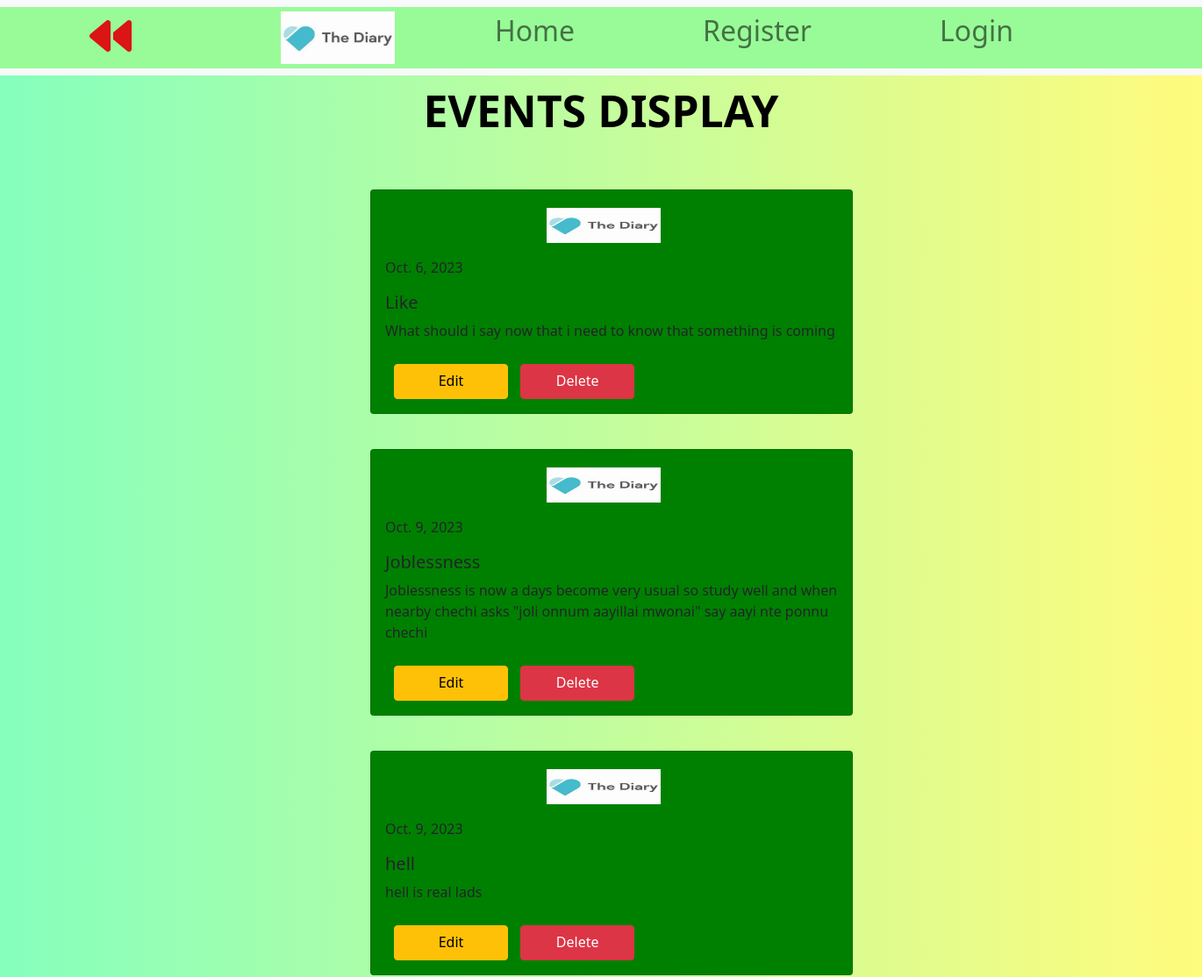
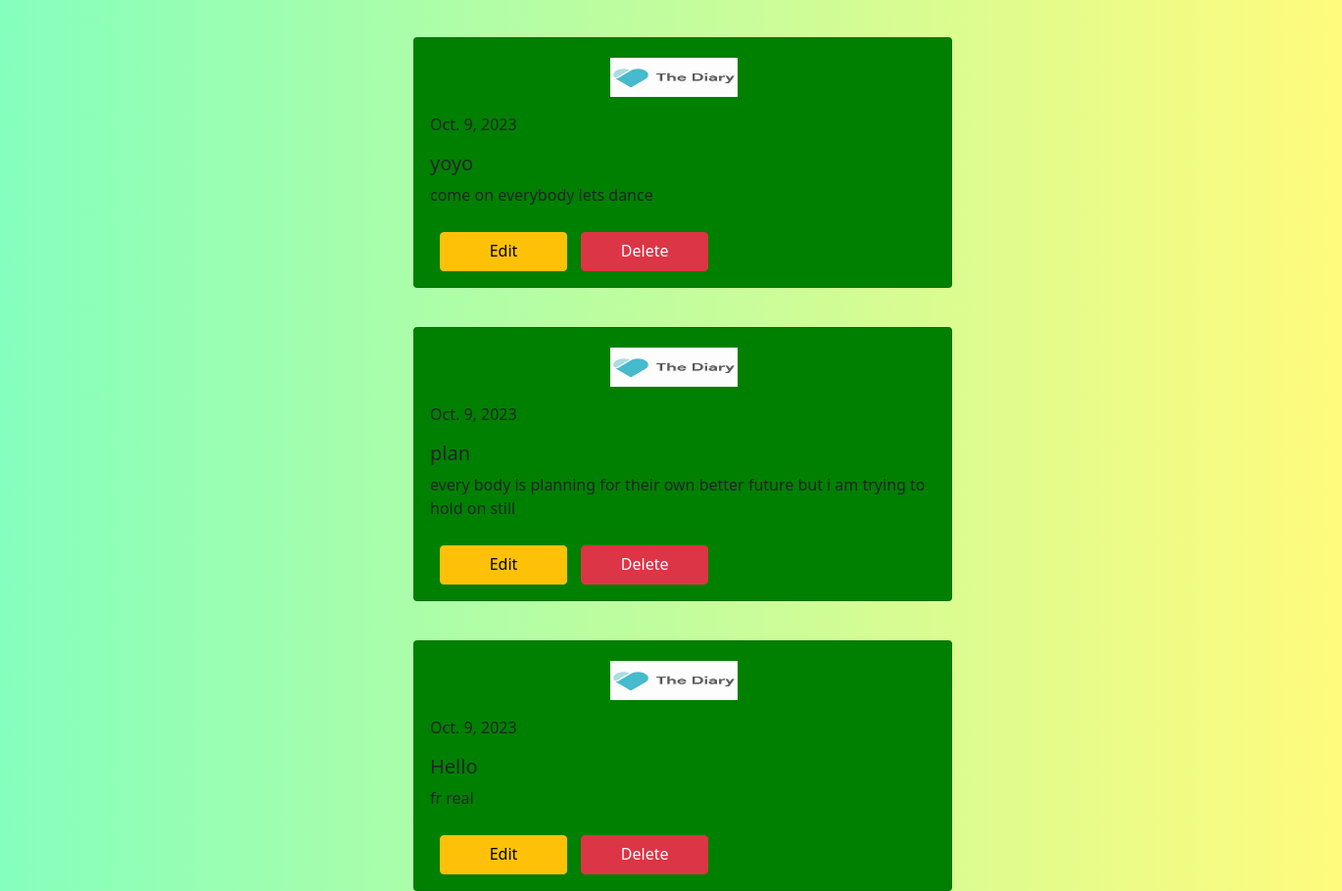
Screenshot of /diaryapp/admnNewsdisp/ with the database file from the repository (2 pictures, top to bottom).
### diaryapp/models.py (models this page shows)
class admnnewsmodel(models.Model):
    topic=models.CharField(max_length=30)
    content = models.CharField(max_length=3000)
    date=models.DateField(auto_now_add=True)

### diaryapp/views.py (the view)
# urls.py: path('admnNewsdisp/',admnnewsdisp),
def admnnewsdisp(request):  # admin
    a = admnnewsmodel.objects.all()
    return render(request, 'admnnewsdisp.html', {'a': a})

### diaryapp/templates/admnnewsdisp.html (shortened to what this page needs)
<!DOCTYPE html>
{% load static %}
<html lang="en">
<head>
</head>
    <link href="https://cdn.jsdelivr.net/npm/bootstrap@5.0.2/dist/css/bootstrap.min.css" rel="stylesheet"
>
<body style="background-color:">
<nav class="navbar navbar-expand-lg navbar-light bg-light">
    <div class="container-fluid" style="background-color: palegreen;">
        <div class="collapse navbar-collapse" id="navbarSupportedContent">
            <ul class="navbar-nav me-auto mb-2 mb-lg-0">
                 <a href="http://127.0.0.1:8000/diaryapp/adminprofile/"> <i class="fa-solid fa-backward fa-fade fa-3x" style="color: #db1414;margin-top:9px;margin-left:90px;"></i></a>
              <a class="navbar-brand" style="margin-left:170px;" href="" target="_blank"><img src="{% static 'img.png' %}"
                                                             style="height: 60px;width:130px;"></a>
                <li class="nav-item">
                    <a class="nav-link" style="margin-left:90px;" href="http://127.0.0.1:8000/diaryapp/indexpage/"target="_blank"><h2>Home</h2></a>
                </li>
                <li class="nav-item">
                    <a class="nav-link" href="http://127.0.0.1:8000/diaryapp/regi/" style="margin-left:130px;" target="_blank"><h2>
                        Register</h2></a>
                </li>
                <li class="nav-item">
                    <a class="nav-link" style="margin-left:130px;" href="http://127.0.0.1:8000/diaryapp/loginind1/" target="_blank"><h2>Login</h2></a>
                </li>
            </ul>
        </div>
    </div>
</nav>
<table >
    <h1 style="margin-top:10px;font-size:50px;color:BLACK;" align="center"><b> EVENTS DISPLAY</b></h1>
<div id="h" class="row" >
    {% for i in a %}
    <div class="col-12" style="margin-bottom:40px;">
<div class="card" style="width: 550px;background-color:green;">
  <img id="a" src="{% static 'img.png' %}" class="card-img-top" alt="...">
  <div class="card-body">
      <p class="card-text">{{i.date}}</p>
    <h5 class="card-title">{{i.topic}}</h5>
    <p class="card-text">{{i.content}}</p>
      <a href="http://127.0.0.1:8000/diaryapp/admnNewsedit/{{i.id}}" style="height:40px;width:130px;margin-left: 10px;margin-top:10px;" class="btn btn-warning" type="submit">Edit</a>
      <a href="http://127.0.0.1:8000/diaryapp/admnNewsdelete/{{i.id}}" style="height:40px;width:130px;margin-left: 10px;margin-top:10px;" class="btn btn-danger" type="submit">Delete</a>
  </div>
    </div>
      </div>
    {% endfor %}
</div>
</table>
</body>
</html>

### diaryapp/templates/admnnewsdisp.html (style rules this page uses)
body { background-color: #85FFBD; background-image: linear-gradient(90deg, #85FFBD 0%, #FFFB7D 100%); }
#a { height: 60px;width: 190px;padding-left:60px;padding-top:20px;margin-left:140px; }
#h { margin-left:410px;padding-top:50px;margin-top:10px;width: 950px;height:400px; }

### rows the page displays
admnnewsmodel: date "Oct. 6, 2023", topic "Like", content "What should i say now that i need to know that something is coming"
admnnewsmodel: date "Oct. 9, 2023", topic "Joblessness", content "Joblessness is now a days become very usual so study well and when nearby chechi asks \"joli onnum aayillai mwonai\" say aayi nte ponnu chechi"
admnnewsmodel: date "Oct. 9, 2023", topic "hell", content "hell is real lads", {{ i.id }} 13 (drawn)
admnnewsmodel: date "Oct. 9, 2023", topic "yoyo", content "come on everybody lets dance"
admnnewsmodel: date "Oct. 9, 2023", topic "plan", content "every body is planning for their own better future but i am trying to hold on still"
admnnewsmodel: date "Oct. 9, 2023", topic "Hello", content "fr real"
